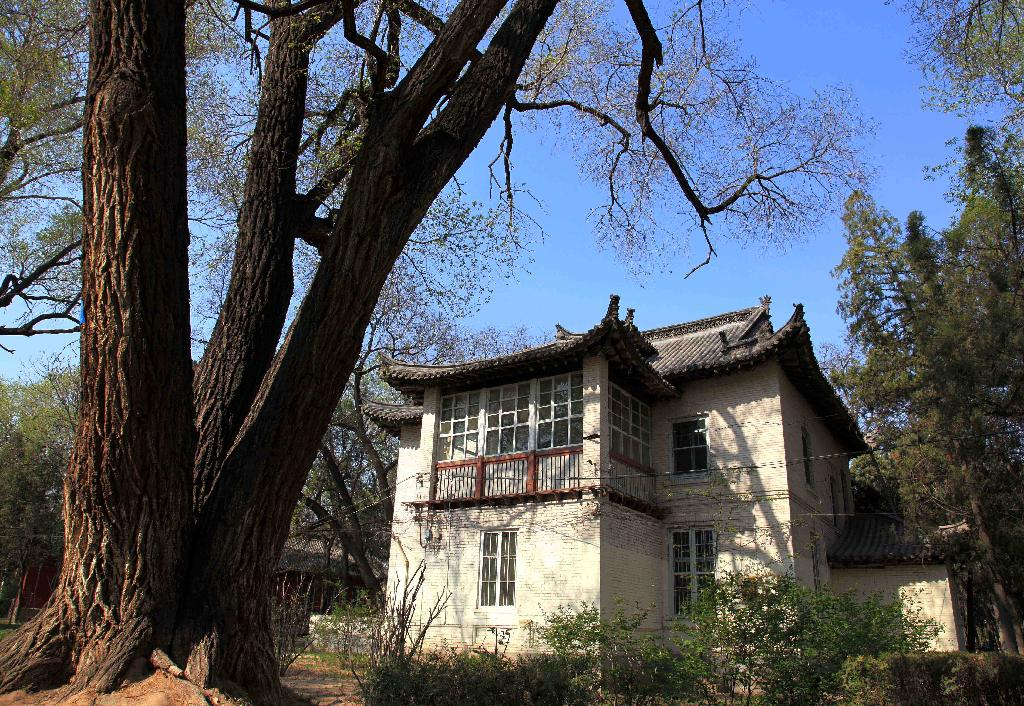
#> input picture 02-三维资产/references/_raw/02_16ojy4f3ck.jpg, 1024 x 706 px
$ python -i _tone_stats.py   (imports and definitions only)
#> lines starting #> are read from the running program, lines starting #| are printed output that depends on the picture
#!/usr/bin/env python
# -*- coding: utf-8 -*-
"""影调体检 —— 对**任意目录**的成图跑全图明暗 + 色温指标。

★ 为什么单独有一个工具（`_ab_green_stats.py` 不够用）：
  `_ab_green_stats.py` 是 **A/B 专用**的 —— 它按 `AB*.png` 前缀找"前后同名对"，
  没有配对就一行不输出。日常"这批图渲得怎么样"的体检需要的是**无配对**的版本。
  两个工具的分工：
    · `_tone_stats.py`      —— 单目录体检（本文件），不需要 before/after
    · `_ab_green_stats.py`  —— 双目录 A/B 量化，带绿像素专项
    · `_sky_stats.py`       —— 只查天空色相（上 N% 行 + V>0.55）

指标口径（全项目统一，见 skill「气氛标定」条）：
  · 平均亮度     ImageStat.mean 灰度
  · 反差 σ       ImageStat.stddev 灰度
  · 过曝%        灰度 ≥ 246
  · 死黑%        灰度 ≤ 15
  · 整幅 R−B     **色温**。这是"偏蓝 / 偏暖"的唯一可靠判据 ——
                 只看亮度四个指标**完全看不出**色偏（本项目踩过：四个指标全达标，
                 天空却是金褐色）。经验值：
                   晴天配方 ≈ −13    阴天 V3 ≈ −16（阴天略冷，合理）
                   阴天 V1 ≈ +21（金褐，错）   阴天 V2 ≈ −33（过蓝，错）

用法：
    python _tone_stats.py <目录> [--prefix 质感] [--sort avg|rminusb]
    python _tone_stats.py <目录> <目录2> ...          # 多目录连续体检
"""
import os
import sys

from PIL import Image, ImageStat

OVER = 246   # 过曝阈值
DEAD = 15    # 死黑阈值


def tone(path):
    im = Image.open(path).convert('RGB')
#> im is the input picture: PIL image 1024x706 RGB; mean R, G, B 83.6, 89.1, 97.5
    g = im.convert('L')
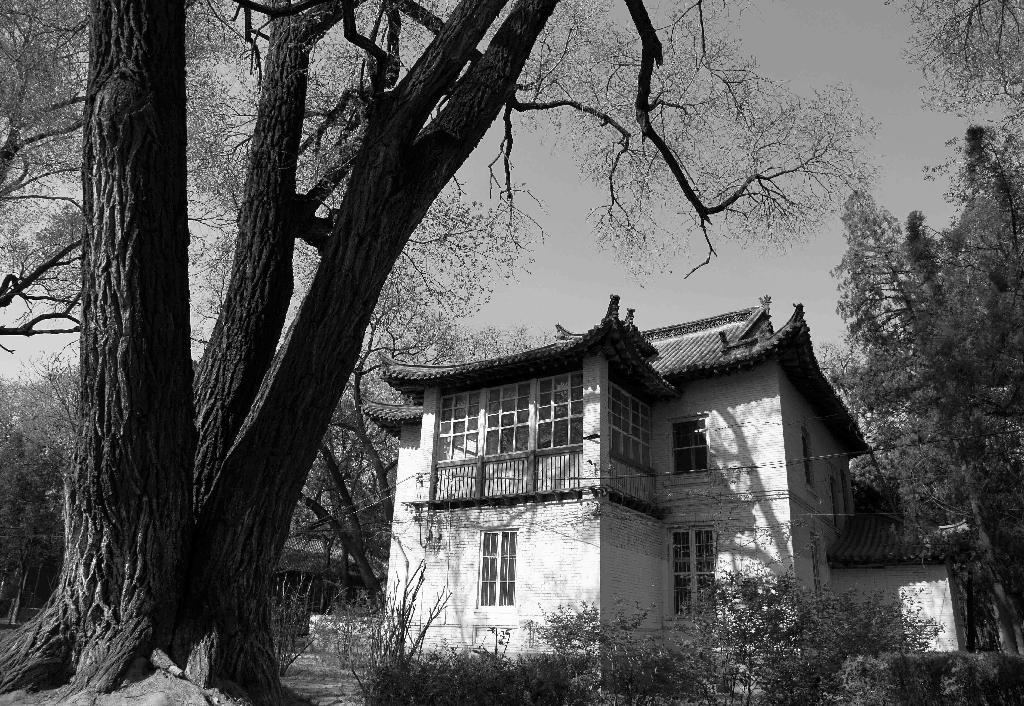
#> g: PIL image 1024x706 L; min 0, max 255, mean 88.4
    st = ImageStat.Stat(g)
    avg = st.mean[0]
#> avg = 88.44
    sig = st.stddev[0]
#> sig = 68.91

    hist = g.histogram()                       # 256 桶
#> hist = 256 values, max 9811 at index 152, min 21 at index 255, mean 2824
    n = float(sum(hist))
#> n = 722944
    over = sum(hist[OVER:]) / n * 100.0
#> over = 1.36
    dead = sum(hist[:DEAD + 1]) / n * 100.0
#> dead = 15.68

    # 整幅色温：R−B 的均值差（用 ImageStat 分别取通道，比逐像素快得多）
    sr, sb = ImageStat.Stat(im).mean[0], ImageStat.Stat(im).mean[2]
#> sr = 83.6; sb = 97.52
    return {
        'avg': avg, 'sig': sig, 'over': over, 'dead': dead,
        'rminusb': sr - sb, 'w': im.size[0], 'h': im.size[1],
    }


# [153 lines left out: functions verdict, green_uniformity, scan, main, not called in this run]


# [2 lines not run here, left out]

>>> result = tone('../../../../02-三维资产/references/_raw/02_16ojy4f3ck.jpg')
#> result = {'avg': 88.44, 'sig': 68.91, 'over': 1.36, 'dead': 15.68, 'rminusb': -13.93, 'w': 1024, 'h': 706}

$ run again, on 02-三维资产/references/_raw/07_23iepanhrd.jpg
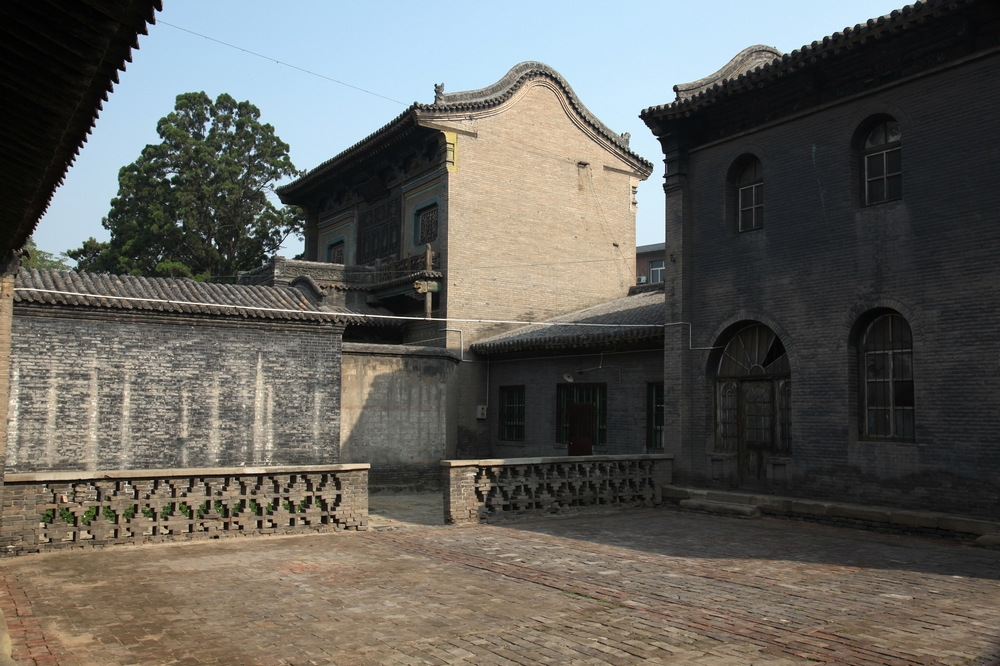
#> input picture 02-三维资产/references/_raw/07_23iepanhrd.jpg, 1000 x 666 px
#> in tone, im is the input picture: PIL image 1000x666 RGB; mean R, G, B 98.4, 96.9, 91.5
#> in tone, `g = im.convert('L')`:
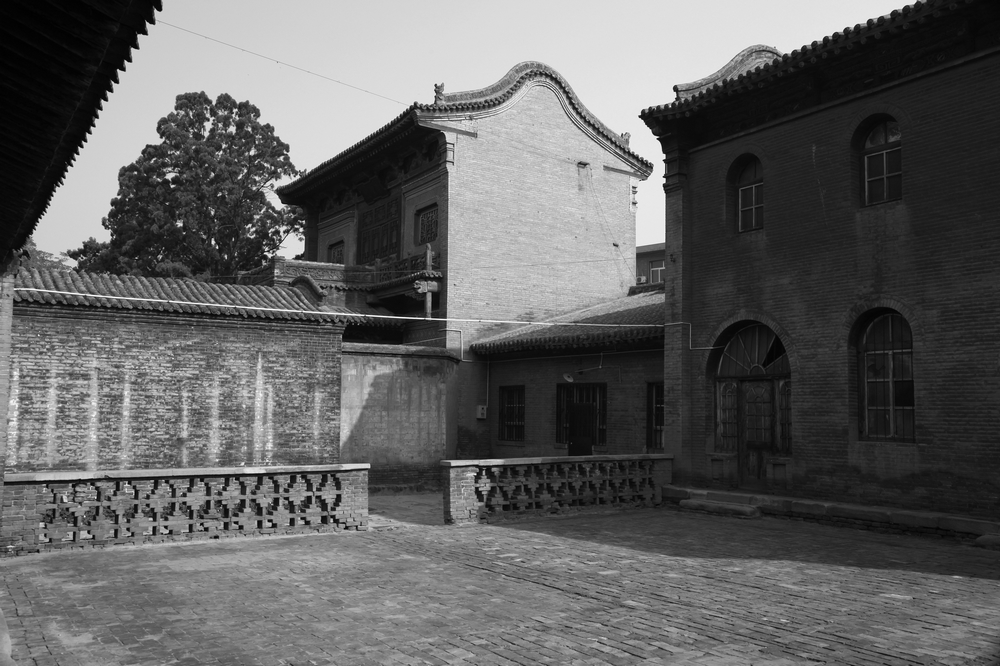
#> g: PIL image 1000x666 L; min 0, max 254, mean 96.7
#> avg = 96.75
#> sig = 69.18
#> hist = 256 values, max 10189 at index 32, min 0 at index 255, mean 2601.6
#> n = 666000
#> over = 0.021
#> dead = 7.42
#> sr = 98.36; sb = 91.54
#> result = {'avg': 96.75, 'sig': 69.18, 'over': 0.021, 'dead': 7.42, 'rminusb': 6.82, 'w': 1000, 'h': 666}

$ run again, on 02-三维资产/references/_raw/08_254g7qqiad.jpg
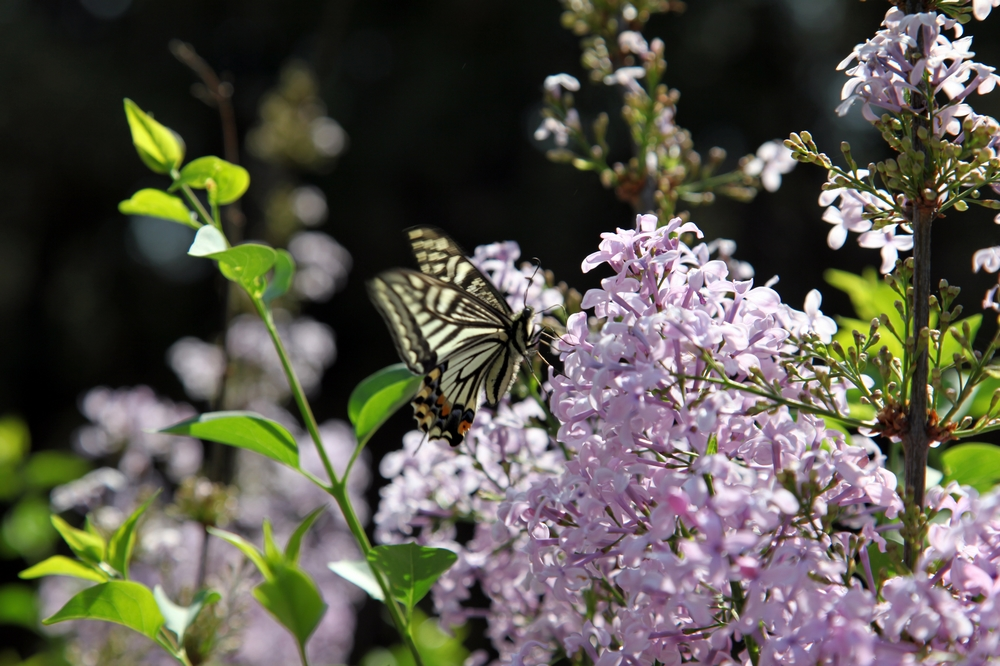
#> input picture 02-三维资产/references/_raw/08_254g7qqiad.jpg, 1000 x 666 px
#> in tone, im is the input picture: PIL image 1000x666 RGB; mean R, G, B 89.9, 86.8, 76.5
#> in tone, `g = im.convert('L')`:
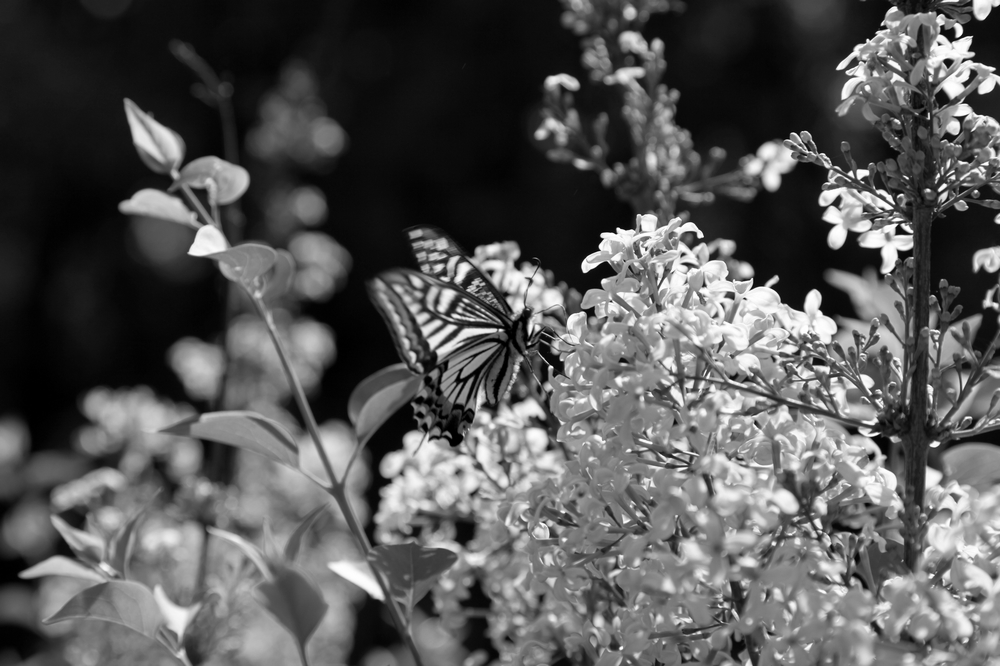
#> g: PIL image 1000x666 L; min 0, max 255, mean 86.6
#> avg = 86.55
#> sig = 68.69
#> hist = 256 values, max 17463 at index 10, min 58 at index 255, mean 2601.6
#> n = 666000
#> over = 0.931
#> dead = 23
#> sr = 89.88; sb = 76.48
#> result = {'avg': 86.55, 'sig': 68.69, 'over': 0.931, 'dead': 23, 'rminusb': 13.4, 'w': 1000, 'h': 666}

$ run again, on 02-三维资产/references/_raw/11_2kyoynnhyi.jpg
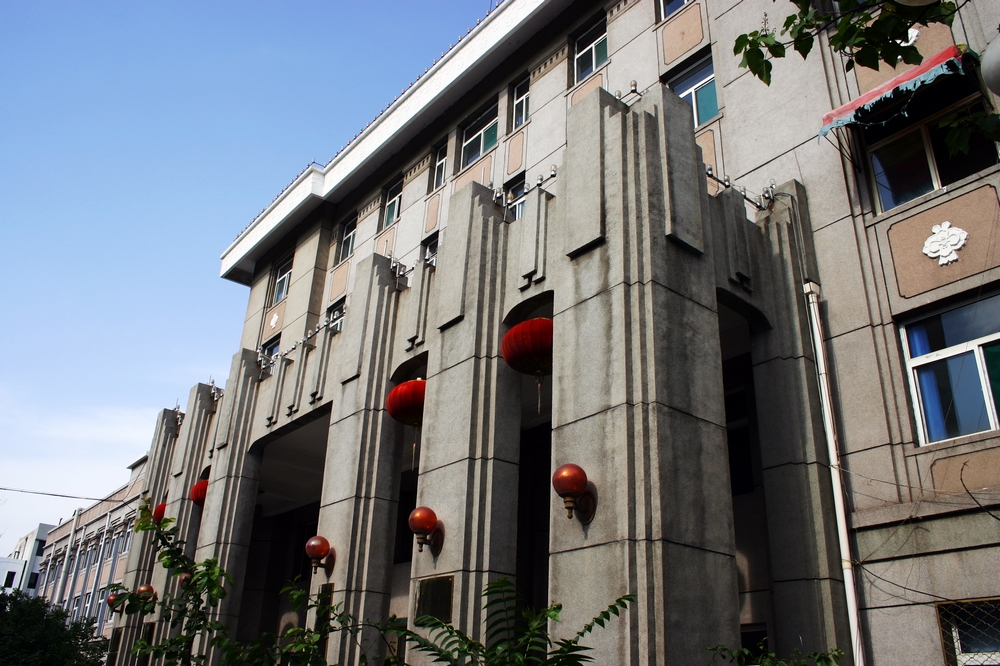
#> input picture 02-三维资产/references/_raw/11_2kyoynnhyi.jpg, 1000 x 666 px
#> in tone, im is the input picture: PIL image 1000x666 RGB; mean R, G, B 115.5, 118.7, 123.2
#> in tone, `g = im.convert('L')`:
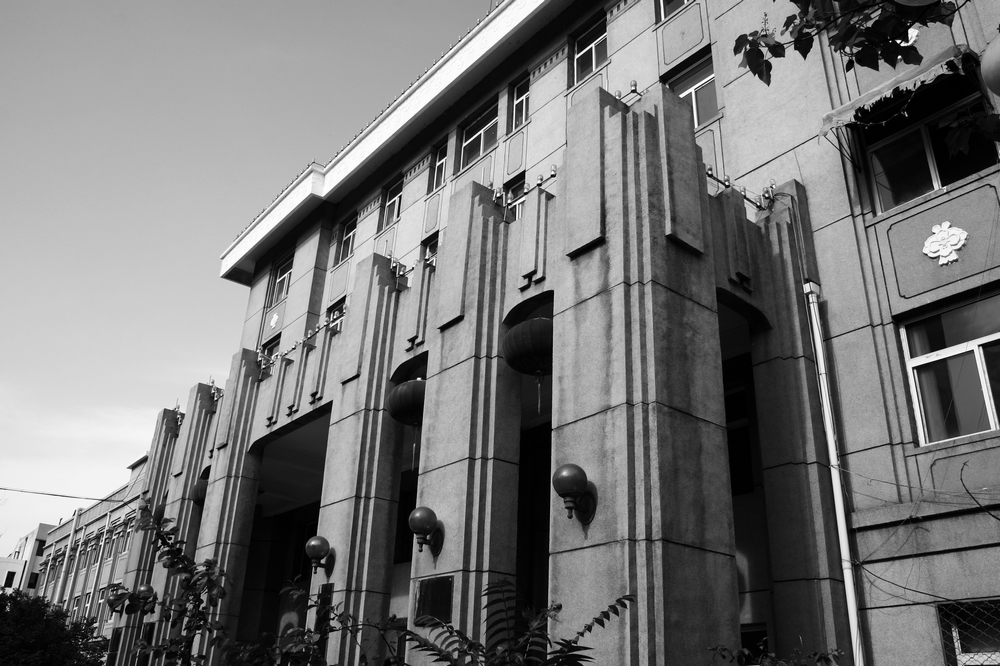
#> g: PIL image 1000x666 L; min 0, max 255, mean 118.2
#> avg = 118.2
#> sig = 73.13
#> hist = 256 values, max 6377 at index 173, min 70 at index 255, mean 2601.6
#> n = 666000
#> over = 0.89
#> dead = 10.91
#> sr = 115.5; sb = 123.2
#> result = {'avg': 118.2, 'sig': 73.13, 'over': 0.89, 'dead': 10.91, 'rminusb': -7.7, 'w': 1000, 'h': 666}
